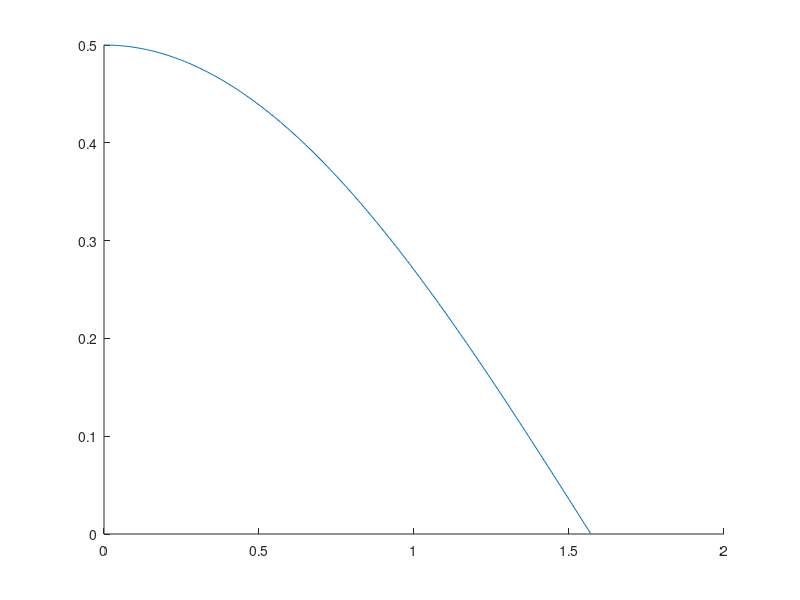

MATLAB code to generate this figure: (Note: this script raises an error after producing the figure.)

clear; % clear CommandWindow and workspace
 a(1)=-1;
 b(1)=0;
 sayac=0;
 AGS=zeros(3,1);
 eps=1e-8;% for sedumi
 bigeps=eps;% for sedumi
 maxiter=400;% for sedumi
 degrees=1:10;
 timescale=1;
 tolerance=5*10^(-5);%5*e-7 de iyi gozukuyordu ama r=0.05 de a=1.5 de deger bulmamalıydı%1e-6 için şekil kaydedildi veriler kayit000 ve 020 da
 %2e-6 da kaydedildi
 %1e-5 de r=0.4 ve 0.5 arası cok iyi
 %3*10-6 harika1.mat de simple rho-tolerance ile

 toleranceRed=tolerance%this is for reduced hence should be smaller
 n=2;%the dimension of the state space
 hold on
t=0:0.01:1.57;
xt=0.5*cos(t);
plot(t,xt)
 for r=0:.01:0.5
     a(2)=r;
 for aa=0:.05:6.3
         b(2)=-aa;
         % define the plant itself
         G = @(x) (0.1E1+x(1).^2).^2.*(0.1E1+x(2).^2).^2;

  F1=@(x)timescale*(1+x(1).^2).*(-0.3E1).*(0.333333E0.*a(1).*sin(b(1))+0.333333E0.*a(1).*cos(b(1)) ...
  .*x(1)+(-0.2E1).*a(2).*cos(b(2)).*x(1)+0.333333E0.*a(1).*sin(b(1)) ...
  .*x(1).^2+(-0.133333E1).*a(2).*sin(b(2)).*x(1).^2+0.333333E0.*a(1) ...
  .*cos(b(1)).*x(1).^3+0.2E1.*a(2).*cos(b(2)).*x(1).^3+0.666667E0.* ...
  a(1).*cos(b(1)).*x(2)+0.666667E0.*a(1).*sin(b(1)).*x(1).*x(2)+ ...
  0.266667E1.*a(2).*sin(b(2)).*x(1).*x(2)+0.666667E0.*a(1).*cos(b(1) ...
  ).*x(1).^2.*x(2)+(-0.533333E1).*a(2).*cos(b(2)).*x(1).^2.*x(2)+ ...
  0.666667E0.*a(1).*sin(b(1)).*x(1).^3.*x(2)+(-0.266667E1).*a(2).* ...
  sin(b(2)).*x(1).^3.*x(2)+0.133333E1.*a(1).*cos(b(1)).*x(1).*x(2) ...
  .^2+0.133333E1.*a(2).*cos(b(2)).*x(1).*x(2).^2+0.8E1.*a(2).*sin(b( ...
  2)).*x(1).^2.*x(2).^2+0.133333E1.*a(1).*cos(b(1)).*x(1).^3.*x(2) ...
  .^2+(-0.133333E1).*a(2).*cos(b(2)).*x(1).^3.*x(2).^2+0.666667E0.* ...
  a(1).*cos(b(1)).*x(2).^3+0.666667E0.*a(1).*sin(b(1)).*x(1).*x(2) ...
  .^3+(-0.266667E1).*a(2).*sin(b(2)).*x(1).*x(2).^3+0.666667E0.*a(1) ...
  .*cos(b(1)).*x(1).^2.*x(2).^3+0.533333E1.*a(2).*cos(b(2)).*x(1) ...
  .^2.*x(2).^3+0.666667E0.*a(1).*sin(b(1)).*x(1).^3.*x(2).^3+ ...
  0.266667E1.*a(2).*sin(b(2)).*x(1).^3.*x(2).^3+(-0.333333E0).*a(1) ...
  .*sin(b(1)).*x(2).^4+0.1E1.*a(1).*cos(b(1)).*x(1).*x(2).^4+( ...
  -0.2E1).*a(2).*cos(b(2)).*x(1).*x(2).^4+(-0.333333E0).*a(1).*sin( ...
  b(1)).*x(1).^2.*x(2).^4+(-0.133333E1).*a(2).*sin(b(2)).*x(1).^2.* ...
  x(2).^4+0.1E1.*a(1).*cos(b(1)).*x(1).^3.*x(2).^4+0.2E1.*a(2).*cos( ...
  b(2)).*x(1).^3.*x(2).^4);

  F2=@(x)timescale*(1+x(2).^2).*(-0.6E1).*(0.166667E0.*a(1).*sin(b(1))+0.333333E0.*a(1).*cos(b(1)) ...
  .*x(1)+0.333333E0.*a(1).*cos(b(1)).*x(1).^3+(-0.166667E0).*a(1).* ...
  sin(b(1)).*x(1).^4+0.166667E0.*a(1).*cos(b(1)).*x(2)+(-0.1E1).*a( ...
  2).*cos(b(2)).*x(2)+0.333333E0.*a(1).*sin(b(1)).*x(1).*x(2)+ ...
  0.133333E1.*a(2).*sin(b(2)).*x(1).*x(2)+0.666667E0.*a(1).*cos(b(1) ...
  ).*x(1).^2.*x(2)+0.666667E0.*a(2).*cos(b(2)).*x(1).^2.*x(2)+ ...
  0.333333E0.*a(1).*sin(b(1)).*x(1).^3.*x(2)+(-0.133333E1).*a(2).* ...
  sin(b(2)).*x(1).^3.*x(2)+0.5E0.*a(1).*cos(b(1)).*x(1).^4.*x(2)+( ...
  -0.1E1).*a(2).*cos(b(2)).*x(1).^4.*x(2)+0.166667E0.*a(1).*sin(b(1) ...
  ).*x(2).^2+(-0.666667E0).*a(2).*sin(b(2)).*x(2).^2+0.333333E0.*a( ...
  1).*cos(b(1)).*x(1).*x(2).^2+(-0.266667E1).*a(2).*cos(b(2)).*x(1) ...
  .*x(2).^2+0.4E1.*a(2).*sin(b(2)).*x(1).^2.*x(2).^2+0.333333E0.*a( ...
  1).*cos(b(1)).*x(1).^3.*x(2).^2+0.266667E1.*a(2).*cos(b(2)).*x(1) ...
  .^3.*x(2).^2+(-0.166667E0).*a(1).*sin(b(1)).*x(1).^4.*x(2).^2+( ...
  -0.666667E0).*a(2).*sin(b(2)).*x(1).^4.*x(2).^2+0.166667E0.*a(1).* ...
  cos(b(1)).*x(2).^3+0.1E1.*a(2).*cos(b(2)).*x(2).^3+0.333333E0.*a( ...
  1).*sin(b(1)).*x(1).*x(2).^3+(-0.133333E1).*a(2).*sin(b(2)).*x(1) ...
  .*x(2).^3+0.666667E0.*a(1).*cos(b(1)).*x(1).^2.*x(2).^3+( ...
  -0.666667E0).*a(2).*cos(b(2)).*x(1).^2.*x(2).^3+0.333333E0.*a(1).* ...
  sin(b(1)).*x(1).^3.*x(2).^3+0.133333E1.*a(2).*sin(b(2)).*x(1).^3.* ...
  x(2).^3+0.5E0.*a(1).*cos(b(1)).*x(1).^4.*x(2).^3+0.1E1.*a(2).*cos( ...
  b(2)).*x(1).^4.*x(2).^3); 

F1Red=@(x) timescale*(1+x.^2).*(-0.6E1).*((-0.166667E0).*a(1).*sin(b(1))+0.5E0.*a(1).*cos(b(1)).* ...
  x+(-0.1E1).*a(2).*cos(b(2)).*x+(-0.166667E0).*a(1).*sin(b(1) ...
  ).*x.^2+(-0.666667E0).*a(2).*sin(b(2)).*x.^2+0.5E0.*a(1).* ...
  cos(b(1)).*x.^3+0.1E1.*a(2).*cos(b(2)).*x.^3);
%tol=1e+4;
%u=10
%tolerance=tol/sum([sqrt(F1([0 0])^2+F2([0 0])^2),sqrt(F1([u u])^2+F2([u u])^2),sqrt(F1([u -u])^2+F2([u -u])^2),sqrt(F1([-u u])^2+F2([-u u])^2),sqrt(F1([-u -u])^2+F2([-u -u])^2)])
%toleranceRed=tol/sum([sqrt(F1Red([0])^2),sqrt(F1Red([u])^2),sqrt(F1Red([-u])^2)])
GRed=@(x)(1+x.^2).^2;
        for degree=degrees%this is actually the half of the degree
            degreeInt=1;
            x=sdpvar(n,1);
            y=sdpvar(n-1,1);
            degree*2;
            [rho,wrho] = polynomial(x,2*degree);
            [rhoRed,wrhoRed] = polynomial(y,2*degree);
            f1 = F1(x);
            f2 = F2(x);
            g = G(x);
            f1Red=F1Red(y);
            gRed=GRed(y);
            div = jacobian( f1, x(1) )+...
                jacobian( f2, x(2) );
            fun = (g*rho*div+jacobian(rho,x)*[f1;f2]*g-rho*jacobian(g,x)*[f1;f2]);
            divRed = jacobian( f1Red, y );
            funRed = (gRed*rhoRed*divRed+jacobian(rhoRed,y)*f1Red*gRed-rhoRed*jacobian(gRed,y)*f1Red);
            %(Bx * div - alpha*jacobian(Anladım KHAS112Bx, x)*([Ax*f1 + g1*c;Ax*f2 + g2*c]));
            % fun = (Bx * div - alpha*jacobian(Bx, x)*([Ax*f1 + g1*c]));
            %constr = [sos(fun),sos(rho),sos(funRed),sos(rhoRed),sum(wrho)>=tolerance,sum(wrhoRed)>=toleranceRed]%,wrho(1)>=tolerance,wrhoRed(1)>=toleranceRed];
            constr = [sos(fun),sos(rho-tolerance),sos(funRed),sos(rhoRed-toleranceRed)];
            params = [wrho; wrhoRed];
%             constr =
%             [sos(fun),sos(rho),sum(wrho)>=tolerance,wrho(1)>=tolerance];%BURADAKI
%             EKSTRA KOSULU EKLE DIGERLERINE
%             params = [wrho];
%             constr = [sos(funRed),sos(rhoRed),sum(wrhoRed)>=toleranceRed];
%            params = [ wrhoRed];
            %options = sdpsettings('solver','sdpa');
            %options = sdpsettings('solver','sdpt3');
            options = sdpsettings('solver','sedumi','verbose',0,'sedumi.eps',eps,'sedumi.bigeps', ...
                bigeps,'sedumi.maxiter',maxiter);
            %options = sdpsettings('solver','mosek');
            [sol,~,~,~]=solvesos(constr,1,options,params);
            if sol.problem==0
                yalmip('clear')
                sayac=sayac+1;
                AGS(:,sayac)=[r;aa;2*degree];
                save('kayitHarika3New.mat')
                degree
                [r aa]
                AGS
                break
            end
            degree
            [r aa]
            AGS
            yalmip('clear')
        end
    end
 end
plot(AGS(2,:),AGS(1,:),'*')
%,








